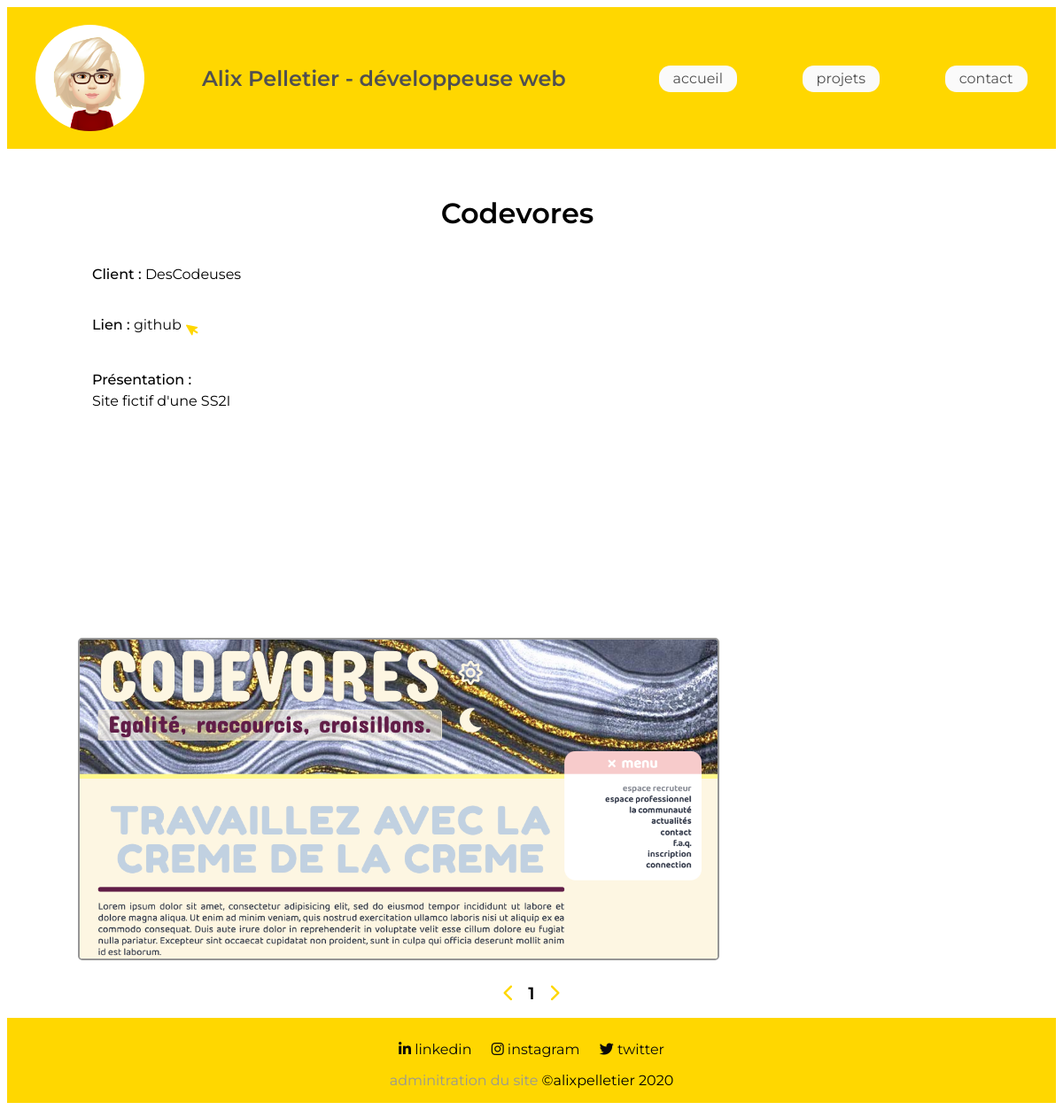
The page /templates/page_chapitre.php?lien=2 on the database its author committed.
### tables this page shows
CREATE TABLE `simple_donnee` (
  `nom_donnee` varchar(100) NOT NULL,
  `valeur` varchar(300) NOT NULL,
  `id_donnee` int(11) NOT NULL
);

CREATE TABLE `chapter` (
  `id_projet` int(50) NOT NULL,
  `techno_id` text NOT NULL,
  `nom` varchar(100) NOT NULL,
  `client` varchar(100) NOT NULL,
  `lien` varchar(100) NOT NULL,
  `texte` text NOT NULL,
  `page` int(11) NOT NULL
);

### templates/page_chapitre.php (the view, shortened to what this page needs)
<?php
include "../config.php";
include "include/header.php";
$requeteChapitres = $bdd->query("SELECT * FROM chapter WHERE id_projet = " . $_GET["lien"]);
$resultChapitres = $requeteChapitres-> fetch();
?>
    <main>
      <div class="one_chapter">
        <h1> <?php echo $resultChapitres["nom"];?> </h1>
        <p><span>Client : </span><?php echo $resultChapitres["client"]?></p>
        <p><span>Lien : </span><?php echo "<a href='" . $resultChapitres['lien'] . "' target='_blank'>github&nbsp&nbsp<sub><i class='fas fa-mouse-pointer fa-lg'></i></sub></a>"?></p>
        <p><span>Présentation :</span><br>
        <?php echo $resultChapitres["texte"]?></p>
      </div>
      <div class="image_chapitre">
        <?php echo html_image("img/chapter_img/" .  $resultChapitres['id_projet'] . ".jpg", "chapter_realsize");
              echo html_image("img/chapter_img_bis/" . $resultChapitres['id_projet'] . ".jpg", "chapter_realsize"); ?>
      </div>
    </main>
    <div class="pagination">
      <a href="<?php echo PATH_TEMPLATE . "/page_chapitre.php?lien=" .  ($_GET['page'] + 1) ?>"><i class="fas fa-chevron-left"></i></a>
      <?php
      echo $resultChapitres["page"];
      ?>
      <i class="fas fa-chevron-right"></i>
    </div>
<?php include "include/footer.php"; ?>

### templates/include/header.php (shortened to what this page needs)
<!DOCTYPE html>
<html lang="fr" dir="ltr">
  <head>
    <link rel="stylesheet" href="<?php echo URL_TEMPLATE ?>css/style.css" />
  </head>
  <body>
    <header>
      <img src="../img/contact/avatar_thumbnail.png" class="avatar_thumbnail" alt="">
      <h2><?php echo MontrerValeur("mon_nom") . " - " . MontrerValeur("ma_fonction")?></h2>
      <?php include "nav.php" ?>
    </header>

### templates/css/style.css (style rules this page uses)
header { align-items: center; background-color: gold; display: flex; justify-content: space-around; min-height: 20vh; }
main, .nav_chapitres, .one_chapter { display: flex; flex-direction: column; margin: auto; min-height: 63vh; padding: 1rem 2rem; }
.one_chapter { margin: auto; margin-left: 2rem; width: 80vw; }
.image_chapitre { align-items: flex-start; display: flex; flex-direction: column; justify-content: center; margin-left: 3rem; }
.pagination { font-family: 'Montserrat', sans-serif; font-size: 1.2rem; font-weight: 600; margin-bottom: 1rem; text-align: center; }
h1, h3 { font-family: 'Montserrat', sans-serif; text-align: center; }
h1 { font-weight: 600; }
h2, h4 { color: rgb(80, 80, 80); font-family: 'Montserrat', sans-serif; }
header h2 { font-weight: 600; }
.one_chapter p { font-family: 'Montserrat', sans-serif; line-height: 1.5rem; }
span { font-family: 'Montserrat', sans-serif; font-weight: 500; line-height: 1.5rem; }
.fa-mouse-pointer { color: gold; transform: rotate(-30deg); }
.fa-chevron-left, .fa-chevron-right { color: gold; }
.nav_chapitres a, .one_chapter a { color: rgb(10, 10, 10); font-family: 'Montserrat', sans-serif; line-height: 1.6rem; text-decoration: none; }
.avatar_thumbnail { border-radius: 50%; height: 15vh; }

### rows shown on the page
simple_donnee: valeur "Alix Pelletier"
simple_donnee: valeur "développeuse web"
chapter: nom "Codevores", client "DesCodeuses", texte "Site fictif d'une SS2I", page "1"
